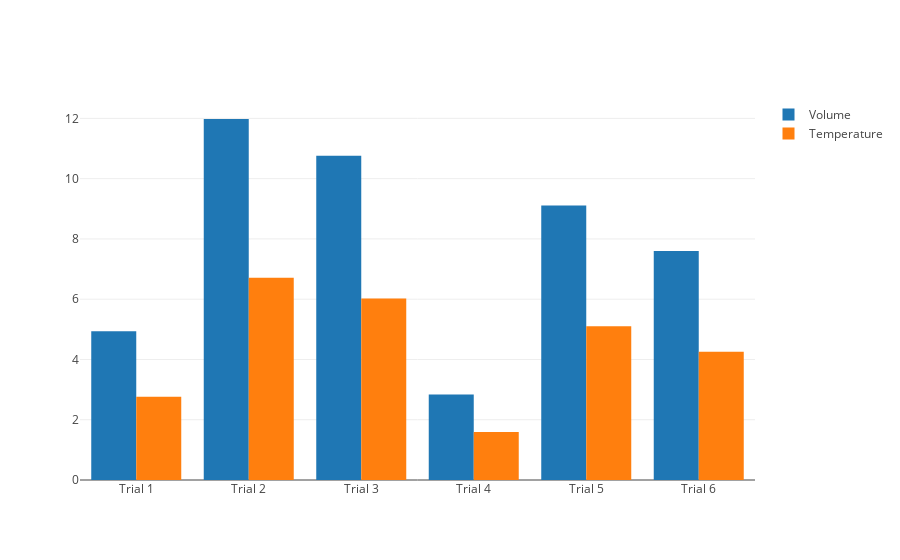

Notebook cell for this chart:
### Code cell
# STEP 3.
# Graph-generating cell - run after generating each new data pair.
init_notebook_mode(connected=True)

# Generates volume bars.
trace1 = go.Bar(
    x=trials,
    y=volumes,
    name='Volume'
)

# Generates temperature bars.
trace2 = go.Bar(
    x=trials,
    y=temps,
    name='Temperature'
)

# Gives graph grouped-bars layout.
data = [trace1, trace2]
layout = go.Layout(
    barmode='group'
)

# Renders graph.
fig = go.Figure(data=data, layout=layout)
py.iplot(fig, filename='grouped-bar')

# Run step 2 then step 3 repeatedly until satisfied with your table of values

### Figure 1 — Plotly figure (JSON) as saved in the notebook; plotly's stock layout.template omitted (floating-point values rounded to 4 significant figures)
{"data": [{"name": "Volume", "type": "bar", "uid": "b4283d08-85fa-11e8-a3fa-28cfe9142f7f", "x": ["Trial 1", "Trial 2", "Trial 3", "Trial 4", "Trial 5", "Trial 6"], "y": [4.94, 11.98, 10.76, 2.84, 9.11, 7.6]}, {"name": "Temperature", "type": "bar", "uid": "b428403c-85fa-11e8-a3fa-28cfe9142f7f", "x": ["Trial 1", "Trial 2", "Trial 3", "Trial 4", "Trial 5", "Trial 6"], "y": [2.766, 6.709, 6.026, 1.59, 5.102, 4.256]}], "layout": {"barmode": "group"}}
